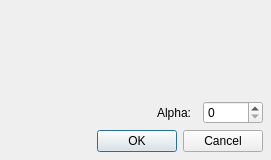
<?xml version="1.0" encoding="UTF-8"?>
<ui version="4.0">
 <class>AlphaDialog</class>
 <widget class="QDialog" name="AlphaDialog">
  <property name="enabled">
   <bool>true</bool>
  </property>
  <property name="geometry">
   <rect>
    <x>0</x>
    <y>0</y>
    <width>271</width>
    <height>160</height>
   </rect>
  </property>
  <property name="sizePolicy">
   <sizepolicy hsizetype="Fixed" vsizetype="Fixed">
    <horstretch>0</horstretch>
    <verstretch>0</verstretch>
   </sizepolicy>
  </property>
  <property name="minimumSize">
   <size>
    <width>271</width>
    <height>160</height>
   </size>
  </property>
  <property name="windowTitle">
   <string>Select Alpha</string>
  </property>
  <property name="modal">
   <bool>true</bool>
  </property>
  <layout class="QVBoxLayout" name="verticalLayout">
   <property name="leftMargin">
    <number>8</number>
   </property>
   <property name="topMargin">
    <number>8</number>
   </property>
   <property name="rightMargin">
    <number>8</number>
   </property>
   <property name="bottomMargin">
    <number>8</number>
   </property>
   <item>
    <spacer name="verticalSpacer">
     <property name="orientation">
      <enum>Qt::Vertical</enum>
     </property>
     <property name="sizeHint" stdset="0">
      <size>
       <width>20</width>
       <height>40</height>
      </size>
     </property>
    </spacer>
   </item>
   <item>
    <layout class="QHBoxLayout" name="horizontalLayout">
     <item>
      <spacer name="horizontalSpacer">
       <property name="orientation">
        <enum>Qt::Horizontal</enum>
       </property>
       <property name="sizeHint" stdset="0">
        <size>
         <width>40</width>
         <height>20</height>
        </size>
       </property>
      </spacer>
     </item>
     <item>
      <widget class="QLabel" name="labelAplpha">
       <property name="minimumSize">
        <size>
         <width>40</width>
         <height>0</height>
        </size>
       </property>
       <property name="maximumSize">
        <size>
         <width>40</width>
         <height>16777215</height>
        </size>
       </property>
       <property name="text">
        <string>Alpha:</string>
       </property>
      </widget>
     </item>
     <item>
      <widget class="QSpinBox" name="spinBoxAlpha">
       <property name="minimumSize">
        <size>
         <width>60</width>
         <height>0</height>
        </size>
       </property>
       <property name="maximumSize">
        <size>
         <width>60</width>
         <height>16777215</height>
        </size>
       </property>
       <property name="maximum">
        <number>255</number>
       </property>
      </widget>
     </item>
    </layout>
   </item>
   <item>
    <widget class="QDialogButtonBox" name="buttonBox">
     <property name="orientation">
      <enum>Qt::Horizontal</enum>
     </property>
     <property name="standardButtons">
      <set>QDialogButtonBox::Cancel|QDialogButtonBox::Ok</set>
     </property>
    </widget>
   </item>
  </layout>
 </widget>
 <resources/>
 <connections>
  <connection>
   <sender>buttonBox</sender>
   <signal>accepted()</signal>
   <receiver>AlphaDialog</receiver>
   <slot>accept()</slot>
   <hints>
    <hint type="sourcelabel">
     <x>248</x>
     <y>254</y>
    </hint>
    <hint type="destinationlabel">
     <x>157</x>
     <y>274</y>
    </hint>
   </hints>
  </connection>
  <connection>
   <sender>buttonBox</sender>
   <signal>rejected()</signal>
   <receiver>AlphaDialog</receiver>
   <slot>reject()</slot>
   <hints>
    <hint type="sourcelabel">
     <x>316</x>
     <y>260</y>
    </hint>
    <hint type="destinationlabel">
     <x>286</x>
     <y>274</y>
    </hint>
   </hints>
  </connection>
 </connections>
</ui>
